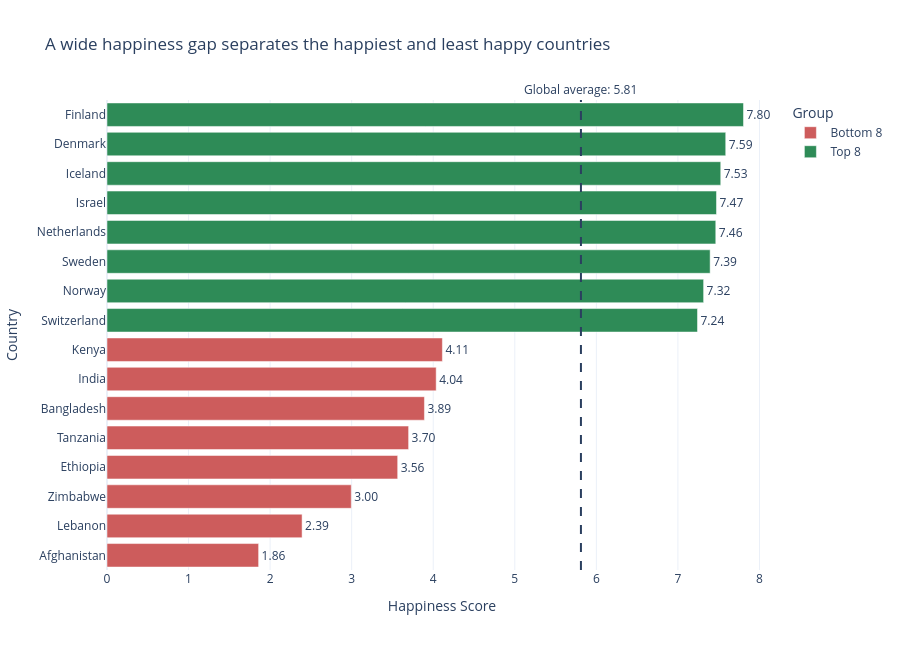

The cell this chart's notebook holds for it:
### Markdown cell above
---
## Task 2 — Bottom vs. Top: A Contrast Story

**What to build:** A bar chart that highlights the **gap between the happiest and least happy countries**, focusing on a specific insight.

**Requirements:**
- Show the **top 8 AND bottom 8 countries** together (16 bars total)
- Use **colour** to distinguish the two groups (not Plotly's default rainbow)
- Add a **visual separator or annotation** that emphasises the gap
- Insight title that tells the story of the gap

**Hint:** Use `pd.concat([df.nlargest(8,'Happiness_Score'), df.nsmallest(8,'Happiness_Score')])` to get both groups.

**Stretch goal:** Add a vertical reference line showing the global average.

### Code cell
# Task 2: Top 8 vs. Bottom 8 contrast
# ------------------------------------

# Step 1: Get top and bottom countries
top8 = df.nlargest(8, 'Happiness_Score').copy()
top8['Group'] = 'Top 8'
bottom8 = df.nsmallest(8, 'Happiness_Score').copy()
bottom8['Group'] = 'Bottom 8'

combined = pd.concat([bottom8, top8]).sort_values('Happiness_Score')
global_avg = df['Happiness_Score'].mean()
print(f"Global average: {global_avg:.2f}")

# Step 2: Build your chart
fig = px.bar(
    combined,
    x="Happiness_Score",
    y="Country",
    color="Group",
    orientation="h",
    title="A wide happiness gap separates the happiest and least happy countries",
    labels={
        "Happiness_Score": "Happiness Score",
        "Country": "Country",
        "Group": "Group"
    },
    color_discrete_map={
        "Top 8": "seagreen",
        "Bottom 8": "indianred"
    },
    text="Happiness_Score"
)

fig.update_traces(
    texttemplate="%{text:.2f}",
    textposition="outside"
)

fig.update_layout(
    xaxis=dict(
        range=[0, None],
        title="Happiness Score"
    ),
    yaxis=dict(
        categoryorder="total ascending"
    ),
    template="plotly_white",
    height=650
)

fig.add_vline(
    x=global_avg,
    line_dash="dash",
    annotation_text=f"Global average: {global_avg:.2f}",
    annotation_position="top"
)

fig.show()

### Figure 1 — Plotly figure (JSON) as saved in the notebook; plotly's stock layout.template omitted (floating-point values rounded to 4 significant figures)
{"data": [{"alignmentgroup": "True", "hovertemplate": "Group=Bottom 8<br>Happiness Score=%{text}<br>Country=%{y}<extra></extra>", "legendgroup": "Bottom 8", "marker": {"color": "indianred", "pattern": {"shape": ""}}, "name": "Bottom 8", "offsetgroup": "Bottom 8", "orientation": "h", "showlegend": true, "text": [1.859, 2.392, 2.995, 3.564, 3.698, 3.892, 4.036, 4.112], "textposition": "outside", "texttemplate": "%{text:.2f}", "type": "bar", "x": [1.859, 2.392, 2.995, 3.564, 3.698, 3.892, 4.036, 4.112], "xaxis": "x", "y": ["Afghanistan", "Lebanon", "Zimbabwe", "Ethiopia", "Tanzania", "Bangladesh", "India", "Kenya"], "yaxis": "y"}, {"alignmentgroup": "True", "hovertemplate": "Group=Top 8<br>Happiness Score=%{text}<br>Country=%{y}<extra></extra>", "legendgroup": "Top 8", "marker": {"color": "seagreen", "pattern": {"shape": ""}}, "name": "Top 8", "offsetgroup": "Top 8", "orientation": "h", "showlegend": true, "text": [7.24, 7.315, 7.395, 7.464, 7.473, 7.525, 7.586, 7.804], "textposition": "outside", "texttemplate": "%{text:.2f}", "type": "bar", "x": [7.24, 7.315, 7.395, 7.464, 7.473, 7.525, 7.586, 7.804], "xaxis": "x", "y": ["Switzerland", "Norway", "Sweden", "Netherlands", "Israel", "Iceland", "Denmark", "Finland"], "yaxis": "y"}], "layout": {"annotations": [{"showarrow": false, "text": "Global average: 5.81", "x": 5.811, "xanchor": "center", "xref": "x", "y": 1, "yanchor": "bottom", "yref": "y domain"}], "barmode": "relative", "height": 650, "legend": {"title": {"text": "Group"}, "tracegroupgap": 0}, "shapes": [{"line": {"dash": "dash"}, "type": "line", "x0": 5.811, "x1": 5.811, "xref": "x", "y0": 0, "y1": 1, "yref": "y domain"}], "title": {"text": "A wide happiness gap separates the happiest and least happy countries"}, "xaxis": {"anchor": "y", "domain": [0, 1], "range": [0, null], "title": {"text": "Happiness Score"}}, "yaxis": {"anchor": "x", "categoryorder": "total ascending", "domain": [0, 1], "title": {"text": "Country"}}}}
